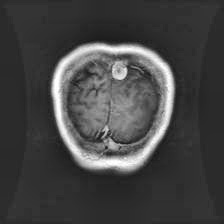
#> input picture DATA/dataset/balanced_dataset/Testing/glioma/Brain Tumor MRI Dataset (Glioma, Meningioma, Pitui_G_686_BR_.jpg, 224 x 224 px, found by its file name; its folder holds only this picture in this run
$ jupyter execute EDA.ipynb
#> lines starting #> are read from the running program, lines starting #| are printed output that depends on the picture
# Exploratory Data Analysis (EDA) of MRI Brain Tumor Dataset

This notebook performs exploratory data analysis on the brain tumor dataset.

[cell 1]
import os
import cv2
import numpy as np
import pandas as pd
import matplotlib.pyplot as plt
import seaborn as sns
from PIL import Image

pd.set_option('display.max_columns', None)
sns.set_theme(style="whitegrid")

[cell 2]
dataset_dir = r"d:\Brain tumor project\DATA\dataset\balanced_dataset"
train_dir = os.path.join(dataset_dir, "Training")
val_dir = os.path.join(dataset_dir, "Validation")
test_dir = os.path.join(dataset_dir, "Testing")

classes = ['glioma', 'meningioma', 'notumor', 'pituitary']
print(f"Classes: {classes}")

[cell 3]
def get_class_counts(directory):
    counts = {}
    if os.path.exists(directory):
        for cls in classes:
            cls_path = os.path.join(directory, cls)
            if os.path.exists(cls_path):
                counts[cls] = len(os.listdir(cls_path))
            else:
                counts[cls] = 0
    return counts

train_counts = get_class_counts(train_dir)
val_counts = get_class_counts(val_dir)
test_counts = get_class_counts(test_dir)

df_counts = pd.DataFrame({
    'Training': train_counts,
    'Validation': val_counts,
    'Testing': test_counts
})

df_counts['Total'] = df_counts.sum(axis=1)
print(df_counts)

# Plotting the distributions
df_counts_melt = df_counts.drop(columns='Total').reset_index().melt(id_vars='index', var_name='Dataset', value_name='Count')
df_counts_melt.rename(columns={'index': 'Class'}, inplace=True)

plt.figure(figsize=(10, 6))
sns.barplot(data=df_counts_melt, x='Class', y='Count', hue='Dataset')
plt.title('Class Distribution across Datasets')
plt.ylabel('Number of Images')
plt.show()
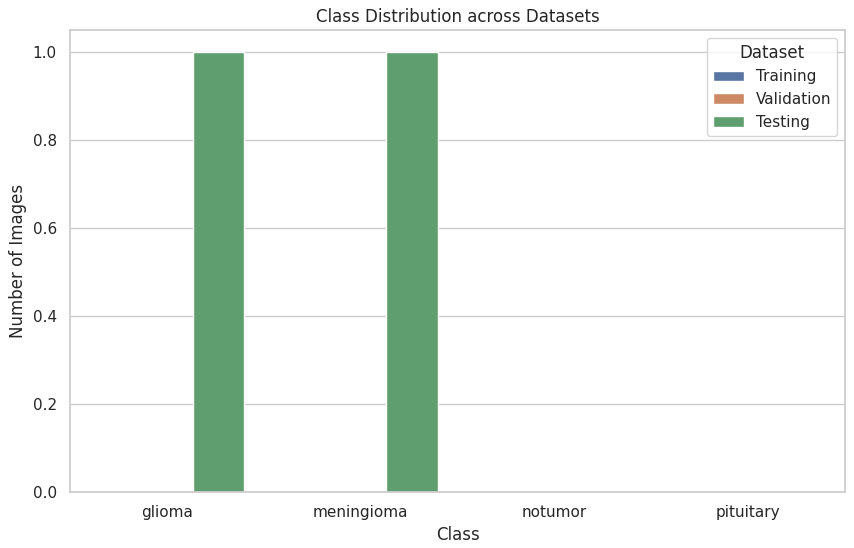
#> figure drawn by matplotlib, 1 panel

[cell 4]
fig, axes = plt.subplots(1, 4, figsize=(16, 4))
for i, cls in enumerate(classes):
    cls_path = os.path.join(train_dir, cls)
    if os.path.exists(cls_path):
        images = os.listdir(cls_path)
        if images:
            img_path = os.path.join(cls_path, images[0])
            img = cv2.imread(img_path)
#> img is the input picture: shape (224, 224, 3); min 23, max 255, mean 68.2
            img = cv2.cvtColor(img, cv2.COLOR_BGR2RGB)
            axes[i].imshow(img)
            axes[i].set_title(f"{cls}\nShape: {img.shape}")
            axes[i].axis('off')
plt.suptitle('Sample Images from Training Set', fontsize=16)
plt.tight_layout()
plt.show()
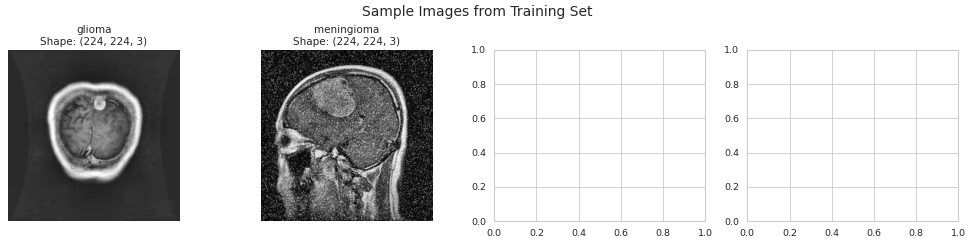
#> figure drawn by matplotlib, 2 panels

[cell 5]
# Let's check a sample of image sizes to understand dimension distribution
import random

widths = []
heights = []

for cls in classes:
    cls_path = os.path.join(train_dir, cls)
    if os.path.exists(cls_path):
        images = os.listdir(cls_path)
        # Sample at most 100 images per class for speed
        sampled_images = random.sample(images, min(100, len(images)))
        for img_name in sampled_images:
            img_path = os.path.join(cls_path, img_name)
            try:
                with Image.open(img_path) as img:
                    w, h = img.size
#> w = 224; h = 224
                    widths.append(w)
                    heights.append(h)
            except:
                pass

plt.figure(figsize=(10, 5))
sns.scatterplot(x=widths, y=heights, alpha=0.5)
plt.title('Image Width vs Height Distribution (Sampled)')
plt.xlabel('Width')
plt.ylabel('Height')
plt.show()
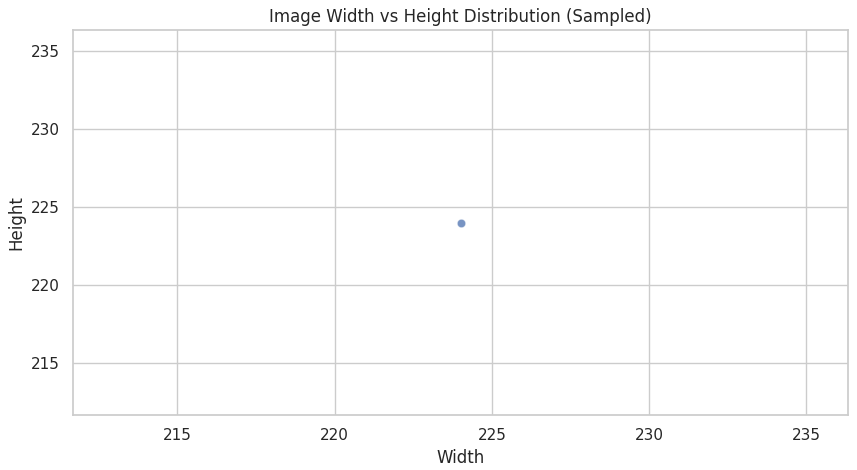
#> figure drawn by matplotlib, 1 panel

print(f"Average width: {np.mean(widths):.2f}, Average height: {np.mean(heights):.2f}")
print(f"Min width: {np.min(widths)}, Min height: {np.min(heights)}")
print(f"Max width: {np.max(widths)}, Max height: {np.max(heights)}")
